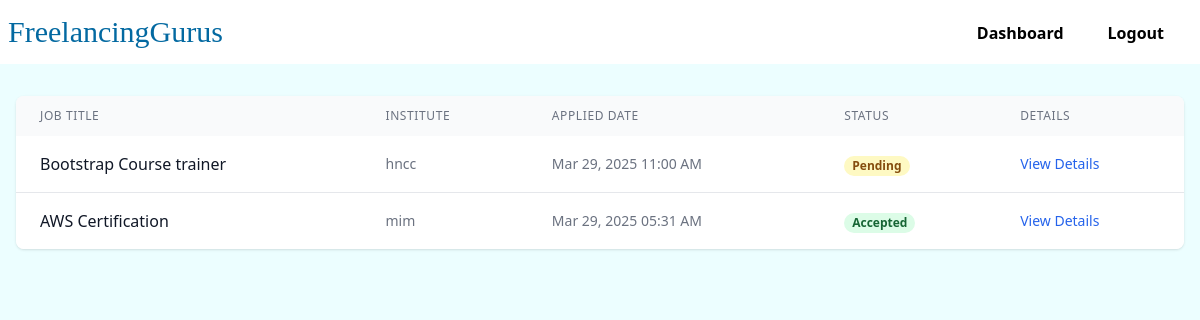
/freelancer/my_applications.php (signed in), run on the app's committed database.
### tables this page shows
CREATE TABLE `applications` (
  `application_id` int(11) NOT NULL,
  `flancer_id` int(11) NOT NULL,
  `job_id` int(11) NOT NULL,
  `application_TS` timestamp NOT NULL DEFAULT current_timestamp(),
  `status` enum('pending','accepted','rejected') NOT NULL DEFAULT 'pending',
  `is_new` tinyint(1) DEFAULT 1
);

CREATE TABLE `job_details` (
  `job_id` int(11) NOT NULL,
  `occupation_title` varchar(64) NOT NULL,
  `salary` text NOT NULL,
  `experience_required` varchar(16) NOT NULL,
  `job_description` varchar(999) NOT NULL,
  `vacancy_available` varchar(32) NOT NULL,
  `skill_required` varchar(256) NOT NULL,
  `duration` varchar(32) NOT NULL,
  `institute_name` varchar(200) NOT NULL,
  `institute_id` varchar(20) NOT NULL,
  `job_TS` timestamp NOT NULL DEFAULT current_timestamp() ON UPDATE current_timestamp(),
  `status` enum('active','deleted','removed') NOT NULL DEFAULT 'active'
);

CREATE TABLE `institute_details` (
  `institute_id` int(64) NOT NULL,
  `institute_name` varchar(512) NOT NULL,
  `institute_uname` varchar(16) NOT NULL,
  `institute_phone` bigint(10) NOT NULL,
  `institute_adrs` varchar(999) NOT NULL,
  `institute_email` varchar(128) NOT NULL,
  `institute_pass` varchar(32) NOT NULL,
  `institute_TS` timestamp NOT NULL DEFAULT current_timestamp() ON UPDATE current_timestamp(),
  `status` enum('pending','verified','rejected') NOT NULL DEFAULT 'pending',
  `account_status` enum('active','suspended','deleted') NOT NULL DEFAULT 'active'
);

### freelancer/my_applications.php (the view, shortened to what this page needs)
<?php
$freelancer_id = $_SESSION['user_id'];
$servername = "localhost";
$username = "root";
$password = "";
$dbname = "freelance";
$conn = new mysqli($servername, $username, $password, $dbname);
$stmt = $conn->prepare("
    SELECT a.application_id, j.occupation_title, i.institute_name,
           a.application_TS, a.status, j.job_description
    FROM applications a
    INNER JOIN job_details j ON a.job_id = j.job_id
    INNER JOIN institute_details i ON j.institute_id = i.institute_id
    WHERE a.flancer_id = ?
    ORDER BY a.application_TS DESC
");
$stmt->bind_param("i", $freelancer_id);
$stmt->execute();
$result = $stmt->get_result();
?>
<!DOCTYPE html>
<html lang="en">
<head>
    <script src="https://cdn.tailwindcss.com"></script>
</head>
<body class="bg-cyan-50 p-0">
<header class="w-full">
        <div class="mx-auto flex justify-between h-16 bg-white w-full max-w-full">
            <a rel="noopener noreferrer" href="#" aria-label="Back to homepage" class="flex items-center p-2">
                <h1 class="font-serif text-3xl text-sky-700">FreelancingGurus</h1>
            </a>
            <ul class="items-stretch hidden space-x-3 mr-5 md:flex">
                <li class="flex">
                    <a rel="noopener noreferrer" href="./FreelancerAccount.php"
                        class="flex items-center px-4 -mb-1 border-b-2 border-transparent hover:border-blue-500 transition duration-300 ease-in-out font-semibold">Dashboard</a>
                </li>
                <li class="flex">
                    <a rel="noopener noreferrer" href="freelancer_logout.php"
                        class="flex items-center px-4 -mb-1 border-b-2 border-transparent hover:border-blue-500 transition duration-300 ease-in-out font-semibold">Logout</a>
                </li>
            </ul>
        </div>
    </header>
    <main class="max-w-7xl mx-auto px-4 py-8">
        <div class="bg-white rounded-lg shadow overflow-hidden">
            <?php if ($result->num_rows > 0): ?>
                <div class="overflow-x-auto">
                    <table class="w-full">
                        <thead class="bg-gray-50">
                            <tr>
                                <th class="px-6 py-3 text-left text-xs font-medium text-gray-500 uppercase tracking-wider">Job Title</th>
                                <th class="px-6 py-3 text-left text-xs font-medium text-gray-500 uppercase tracking-wider">Institute</th>
                                <th class="px-6 py-3 text-left text-xs font-medium text-gray-500 uppercase tracking-wider">Applied Date</th>
                                <th class="px-6 py-3 text-left text-xs font-medium text-gray-500 uppercase tracking-wider">Status</th>
                                <th class="px-6 py-3 text-left text-xs font-medium text-gray-500 uppercase tracking-wider">Details</th>
                            </tr>
                        </thead>
                        <tbody class="bg-white divide-y divide-gray-200">
                            <?php while ($row = $result->fetch_assoc()): ?>
                                <tr class="hover:bg-gray-50 transition-colors">
                                    <td class="px-6 py-4 whitespace-nowrap">
                                        <div class="font-medium text-gray-900">
                                            <?= htmlspecialchars($row['occupation_title']) ?>
                                        </div>
                                    </td>
                                    <td class="px-6 py-4 whitespace-nowrap text-sm text-gray-500">
                                        <?= htmlspecialchars($row['institute_name']) ?>
                                    </td>
                                    <td class="px-6 py-4 whitespace-nowrap text-sm text-gray-500">
                                        <?= date('M d, Y h:i A', strtotime($row['application_TS'])) ?>
                                    </td>
                                    <td class="px-6 py-4 whitespace-nowrap">
                                        <?php
                                        $statusColor = [
                                            'pending' => 'bg-yellow-100 text-yellow-800',
                                            'accepted' => 'bg-green-100 text-green-800',
                                            'rejected' => 'bg-red-100 text-red-800'
                                        ][$row['status']];
                                        ?>
                                        <span class="px-2 inline-flex text-xs leading-5 font-semibold rounded-full <?= $statusColor ?>">
                                            <?= ucfirst($row['status']) ?>
                                        </span>
                                    </td>
                                    <td class="px-6 py-4 whitespace-nowrap text-sm text-gray-500">
                                        <button onclick="toggleDetails('details-<?= $row['application_id'] ?>')"
                                            class="text-blue-600 hover:text-blue-900">
                                            View Details
                                        </button>
                                    </td>
                                </tr>
                            <?php endwhile; ?>
                        </tbody>
                    </table>
                </div>
            <?php endif; ?>
        </div>
    </main>
</body>
</html>

### data on the page
applications: job.occupation_title "Bootstrap Course trainer", institute_details.institute_name "hncc", application_TS "Mar 29, 2025 11:00 AM", status "Pending"
applications: job.occupation_title "AWS Certification", institute_details.institute_name "mim", application_TS "Mar 29, 2025 05:31 AM", status "Accepted"
